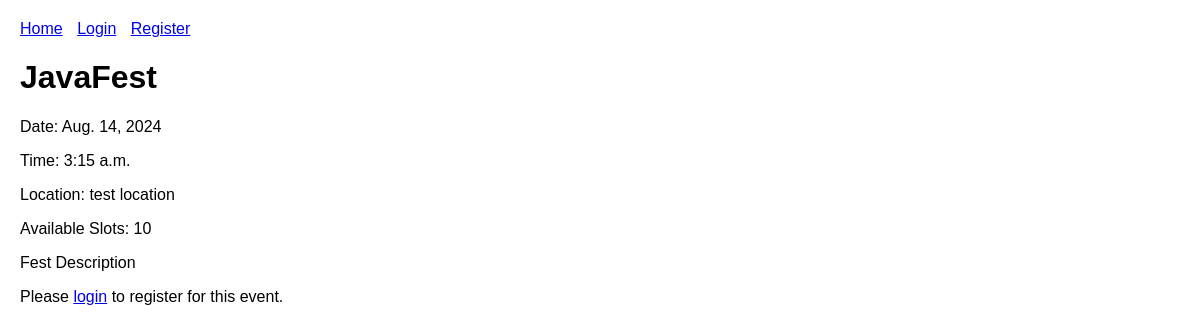
Page /event/1/ on the earlier database version.
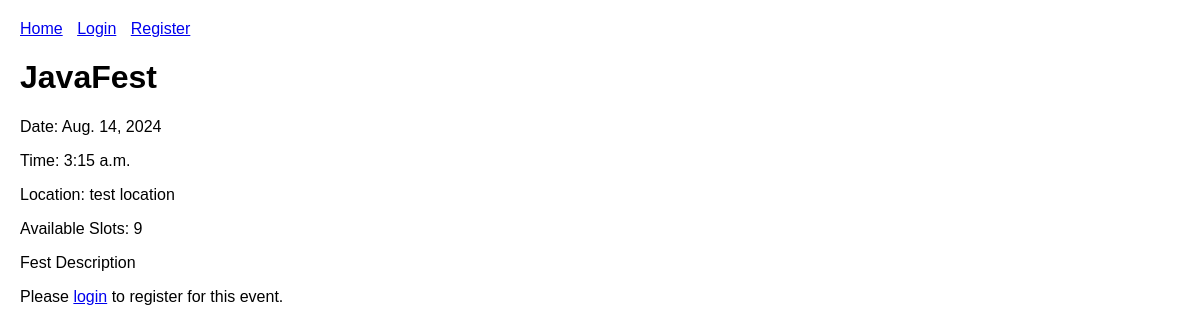
Same page on the later database version.
### events/models.py (models this page shows, shortened)
class Event(models.Model):
    title = models.CharField(max_length=100)
    description = models.TextField(max_length=4048)
    date = models.DateField()
    time = models.TimeField()
    location = models.CharField(max_length=200)
    available_slots = models.PositiveIntegerField()

### events/views.py (the view)
# urls.py: path('event/<int:event_id>/', views.event_detail, name='event_detail'),
def event_detail(request, event_id):
    event = get_object_or_404(Event, pk=event_id)
    return render(request, 'events/event_detail.html', {'event': event})

### events/templates/events/event_detail.html
{% extends 'events/base.html' %}
{% block content %}
    <h1>{{ event.title }}</h1>
    <p>Date: {{ event.date }}</p>
    <p>Time: {{ event.time }}</p>
    <p>Location: {{ event.location }}</p>
    <p>Available Slots: {{ event.available_slots }}</p>
    <p>{{ event.description }}</p>
    {% if user.is_authenticated %}
        {% if user in event.registration_set.all %}
            <form action="{% url 'unregister_from_event' event.id %}" method="post">
                {% csrf_token %}
                <button type="submit">Unregister</button>
            </form>
        {% else %}
            <form action="{% url 'register_for_event' event.id %}" method="post">
                {% csrf_token %}
                <button type="submit">Register</button>
            </form>
        {% endif %}
    {% else %}
        <p>Please <a href="{% url 'login' %}">login</a> to register for this event.</p>
    {% endif %}
{% endblock %}

Differences in the rows shown:
changed Event "JavaFest": available_slots "10" → "9"
